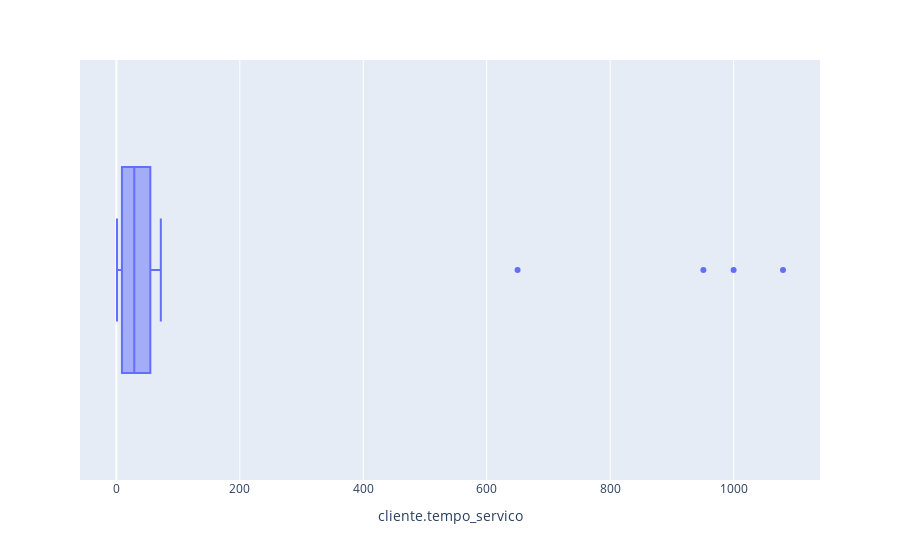

The cell this chart's notebook holds for it:
### Code cell
fig = px.box(outliers_data_6, x= 'cliente.tempo_servico')
fig.show()

### Figure 1 — Plotly figure (JSON) as saved in the notebook; plotly's stock layout.template omitted (floating-point values rounded to 4 significant figures; data arrays with more than 128 entries replaced by an {"elided": "..."} marker saying what was removed)
{"data": [{"alignmentgroup": "True", "hovertemplate": "cliente.tempo_servico=%{x}<extra></extra>", "legendgroup": "", "marker": {"color": "#636efa"}, "name": "", "notched": false, "offsetgroup": "", "orientation": "h", "showlegend": false, "type": "box", "x": {"elided": "7006 int values"}, "x0": " ", "xaxis": "x", "y0": " ", "yaxis": "y"}], "layout": {"boxmode": "group", "legend": {"tracegroupgap": 0}, "margin": {"t": 60}, "xaxis": {"anchor": "y", "domain": [0, 1], "title": {"text": "cliente.tempo_servico"}}, "yaxis": {"anchor": "x", "domain": [0, 1]}}}
